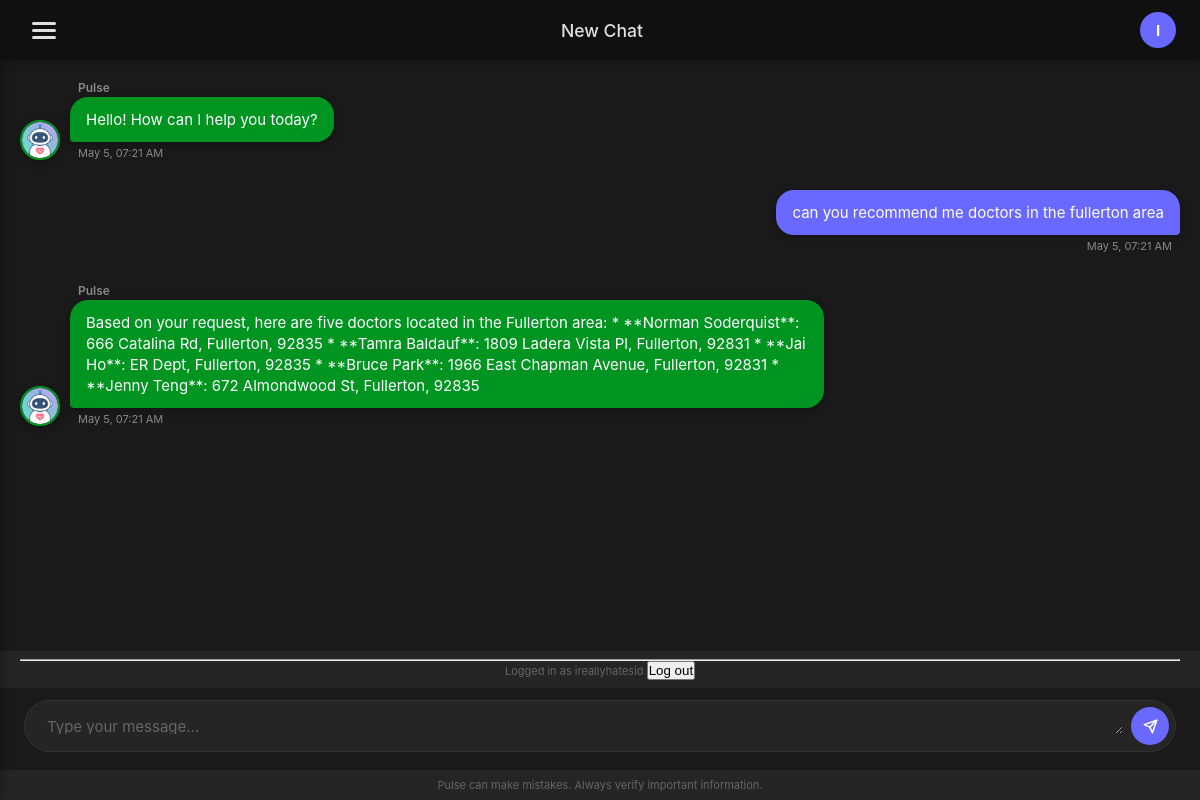
/ (signed in), run on the app's committed database.
### no_patience/models.py (models this page shows, shortened)
class Chat(models.Model):
    name = models.CharField(max_length=200)
    date_added = models.DateTimeField(auto_now_add=True)
    owner = models.ForeignKey(User, on_delete=models.CASCADE)

class Message(models.Model):
    my_chat = models.ForeignKey(Chat, on_delete=models.CASCADE)
    text = models.TextField()
    date_sent = models.DateTimeField(auto_now_add=True)
    sent_by_bot = models.BooleanField(default=False)

### no_patience/views.py (the view)
# urls.py: path('', views.index, name='index'),
@login_required
def index(request):
    chats = Chat.objects.filter(owner=request.user).annotate(
        last_activity=Max('message__date_sent')
    ).order_by('-last_activity', '-date_added')
    if (chats.count() > 0):
        chat = chats.first()
    else:
        chat = Chat.objects.create(name="New Chat", owner=request.user)
        Message.objects.create(my_chat=chat, text="Hello! How can I help you today?", sent_by_bot=True)
    if chat.owner != request.user:
        raise Http404
    messages = chat.message_set.order_by('date_sent')
    message_form = MessageForm()
    context = {'chats': chats,
            'chat': chat,
            'messages': messages,
            'message_form': message_form}
    return render(request, 'no_patience/index.html', context)

### no_patience/forms.py
class MessageForm(forms.ModelForm):
    class Meta:
        model = Message
        fields = ['text']
        labels = {'text': ''}
    def __init__(self, *args, **kwargs):
        super().__init__(*args, **kwargs)
        self.fields['text'].widget = forms.Textarea(attrs={
            'id': 'chatInput',
            'class': 'chat-input-field',
            'placeholder': 'Type your message...',
            'rows': 1,
        })

### no_patience/templates/no_patience/index.html (shortened to what this page needs)
{% extends 'no_patience/base.html' %}
{% load static %}
{% block content %}
<!doctype html>
  <html lang="en">
    <head>
      <link rel="stylesheet" href="{% static 'css/landing.css' %}" />
      <link rel="stylesheet" href="{% static 'css/navbar.css' %}" />
      <link rel="stylesheet" href="{% static 'css/chat.css' %}" />
      <link rel="stylesheet" href="{% static 'css/sidebar.css' %}" />
    </head>
    <body>
      <div id="navbar-placeholder">
        {% include "no_patience/components/navbar.html" with chat_name=chat.name %}
      </div>
      <div id="chat-container">
        {% include "no_patience/components/chat.html" with chat=chat messages=messages %}
      </div>
  </html>
{% endblock content %}

### no_patience/templates/no_patience/base.html
{% load static %}
{% block content %}{% endblock content %}

### no_patience/templates/no_patience/components/navbar.html (shortened to what this page needs)
{% extends "no_patience/base.html" %}
{% load static %}
{% block content %}
  <nav class="navbar">
    <div
      class="nav-container"
      onmousedown="return false;"
      onselectstart="return false;"
    >
      <button class="hamburger" id="hamburger">
        <span class="bar"></span>
        <span class="bar"></span>
        <span class="bar"></span>
      </button>
      <div class="chat-name" id="chatName">{{ chat_name }}</div>
      <div class="profile-wrapper">
        <div class="profile-icon" id="profileIcon">{{ user.username|first|upper }}</div>
      </div>
    </div>
  </nav>
{% endblock content %}

### no_patience/templates/no_patience/components/sidebar.html (shortened to what this page needs)
{% extends 'no_patience/base.html' %}
{% load static %}

### no_patience/templates/no_patience/components/chat.html (shortened to what this page needs)
{% extends 'no_patience/base.html' %}
{% load static %}
{% load widget_tweaks %}
{% block content %}
  <main class="chat-main">
    <div id="chatMessages" class="chat-messages-container">
      {% for message in messages %}
        {% if message.sent_by_bot %}
          <div class="message-wrapper message-left">
            <div class="message-container">
              <img src="{% static 'images/pulse_PFP.png' %}" alt="Avatar" class="message-avatar avatar-left"/>
              <div class="message-content">
                <span class="name-left">Pulse</span>
                <p class="message-text">{{ message.text }}</p>
                <span class="message-time time-left" data-utc="{{ message.date_sent|date:'c' }}">{{ message.date_sent }}</span>
              </div>
            </div>
          </div>
        {% else %}
          <div class="message-wrapper message-right">
            <div class="message-container">
              <div class="message-content">
                <p class="message-text">{{ message.text }}</p>
                <span class="message-time time-right" data-utc="{{ message.date_sent|date:'c' }}">{{ message.date_sent }}</span>
              </div>
            </div>
          </div>
        {% endif %}
      {% endfor %}
    </div>
    <div class="disclaimer" id="disclaimer">
      {% if user.is_authenticated %}
        <hr />
        <form action ="{% url 'accounts:logout' %}" method='post'>
          <p>Logged in as {{ user.username }} <button name='submit'>Log out</button></p>
        </form>
      {% endif %}
    </div>
    <div class="chat-input-wrapper" id="chatInputWrapper">
      <form action="{% url 'no_patience:reload' chat.id 0 %}" method='post'>
        {{ message_form.as_div }}
        <button id="sendButton" class="chat-send-button" aria-label="Send">
          <svg width="15" height="15" viewBox="0 0 24 24" fill="none" stroke="currentColor" stroke-width="2.5" stroke-linecap="round" stroke-linejoin="round">
            <line x1="22" y1="2" x2="11" y2="13"/><polygon points="22 2 15 22 11 13 2 9 22 2"/>
          </svg>
        </button>
      </form>
    </div>
    <div class="disclaimer" id="disclaimer">
      <p>Pulse can make mistakes. Always verify important information.</p>
    </div>
  </main>
{% endblock content %}

### no_patience/static/css/landing.css (style rules this page uses)
html, body { background-color: var(--bg-base); height: 100%; }
#chat-container { background-color: var(--bg-base); min-height: 100vh; }

### no_patience/static/css/navbar.css (style rules this page uses)
body { font-family: var(--font-sans); }
.navbar { background-color: var(--bg-dark); position: fixed; top: 0; left: 0; right: 0; width: 100%; z-index: 1000; box-shadow: 0 2px 10px rgba(0, 0, 0, 0.3); }
.nav-container { max-width: 100%; margin: 0 auto; display: flex; justify-content: space-between; align-items: center; padding: 0.75rem 1.5rem; gap: 1rem; }
.hamburger { background: none; border: none; cursor: pointer; padding: 0.5rem; display: flex; flex-direction: column; gap: 4px; transition: transform 0.2s ease; }
.bar { width: 24px; height: 3px; background-color: var(--text-primary); border-radius: 3px; transition: background-color 0.2s ease; }
.chat-name { color: var(--text-primary); font-size: 1.1rem; font-weight: 500; flex: 1; text-align: center; white-space: nowrap; overflow: hidden; text-overflow: ellipsis; padding: 0 1rem; }
.profile-wrapper { position: relative; }
.profile-icon { width: 36px; height: 36px; border-radius: 50%; overflow: hidden; cursor: pointer; transition: transform 0.2s ease, box-shadow 0.2s ease; border: 2px solid transparent; background-color: var(--accent); display: flex; align-items: center; justify-content: center; font-size: 15px; font-weight: 700; color: #fff; user-select: none; flex-shrink: 0; }

### no_patience/static/css/chat.css (style rules this page uses)
html { background-color: var(--bg-base); overscroll-behavior: none; }
body { background-color: var(--bg-base); overscroll-behavior: none; }
.chat-main { display: flex; flex-direction: column; height: 100vh; width: 100%; max-width: 100%; margin: 0; padding-top: 60px; background-color: var(--bg-base); }
.chat-messages-container { flex: 1; overflow-y: auto; overflow-x: hidden; padding: 20px; background-color: var(--bg-base); min-height: 0; }
.message-wrapper { margin-bottom: 30px; animation: slideIn 0.3s ease-out; }
.message-container { display: flex; align-items: flex-end; gap: 10px; }
.message-right .message-container { flex-direction: row-reverse; justify-content: flex-start; }
.message-left .message-container { flex-direction: row; justify-content: flex-start; }
.message-avatar { width: 40px; height: 40px; border-radius: 50%; object-fit: cover; border: 2px solid var(--border); box-shadow: 0 2px 8px rgba(0, 0, 0, 0.3); flex-shrink: 0; }
.avatar-left { border-color: #009420; order: 1; }
.message-content { display: flex; flex-direction: column; max-width: 65%; }
.message-right .message-content { align-items: flex-end; order: 1; }
.message-left .message-content { align-items: flex-start; order: 2; }
.message-text { margin: 0; padding: 12px 16px; border-radius: 18px; word-wrap: break-word; line-height: 1.4; font-size: 15px; box-shadow: 0 2px 8px rgba(0, 0, 0, 0.3); }
.message-left .message-text { background-color: #009420; color: #ffffff; border-bottom-left-radius: 4px; }
.message-right .message-text { background-color: var(--accent); color: #ffffff; border-bottom-right-radius: 4px; }
.message-time { font-size: 11px; color: var(--text-muted); margin-top: 4px; padding: 0 8px; }
.name-left { font-size: 12px; color: var(--text-muted); font-weight: 600; margin-bottom: 2px; padding: 0 8px; }
.time-left { align-self: flex-start; }
.time-right { align-self: flex-end; }
.chat-input-wrapper { padding: 12px 24px 18px; background-color: var(--bg-base); flex-shrink: 0; position: sticky; bottom: 0; z-index: 10; }
.chat-input-wrapper form { display: flex; align-items: center; min-height: 52px; background-color: var(--bg-elevated); border: 1.5px solid var(--border); border-radius: 999px; padding: 0 6px 0 22px; gap: 8px; transition: border-color 0.2s ease, box-shadow 0.2s ease; }
.chat-input-wrapper form > div { display: contents; }
.disclaimer { text-align: center; padding: 8px 20px; color: var(--text-faint); font-size: 11px; background-color: var(--bg-elevated); }
.disclaimer p { margin: 0; }
.chat-input-field { flex: 1; height: 100%; padding: 0; border: none; outline: none; background: transparent; color: var(--text-primary); font-family: inherit; font-size: 15px; line-height: 1; min-width: 0; }
.chat-input-field::placeholder { color: var(--text-faint); }
.chat-send-button { width: 38px; height: 38px; padding: 0; background-color: var(--accent); color: #fff; border: none; border-radius: 50%; cursor: pointer; transition: background-color 0.2s ease, transform 0.15s ease; display: flex; align-items: center; justify-content: center; flex-shrink: 0; }

### data on the page
Chat: name "New Chat"
Message: sent_by_bot True (drawn), text "Hello! How can I help you today?"
Message: text "can you recommend me doctors in the fullerton area"
Message: sent_by_bot True (drawn), text "Based on your request, here are five doctors located in the Fullerton area: * **Norman Soderquist**: 666 Catalina Rd, Fullerton, 92835 * **Tamra Baldauf**: 1809 Ladera Vista Pl, Fullerton, 92831 * **Jai Ho**: ER Dept, Fullerton, 92835 * **Bruce Park**: 1966 East Chapman Avenue, Fullerton, 92831 * **Jenny Teng**: 672 Almondwood St, Fullerton, 92835"

### other printed values
{{ user.username|first|upper }} "I"
{{ user.username }} "ireallyhatesid"
